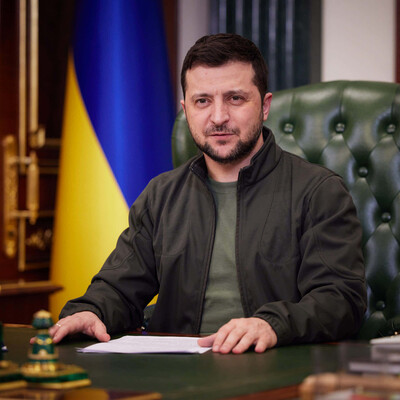
#> input picture Effects-Raster-Processing/person.jpg, 400 x 400 px
$ python main.py
#> lines starting #> are read from the running program, lines starting #| are printed output that depends on the picture
#> in main, image is the input picture: PIL image 400x400 RGB; mean R, G, B 81, 66.5, 61.6
from PIL import Image, ImageEnhance
import numpy as np
import os

def adjust_brightness(image, factor):
    # Змінює яскравість зображення на заданий коефіцієнт
#> called with factor = 1.5
    enhancer = ImageEnhance.Brightness(image)
    return enhancer.enhance(factor)
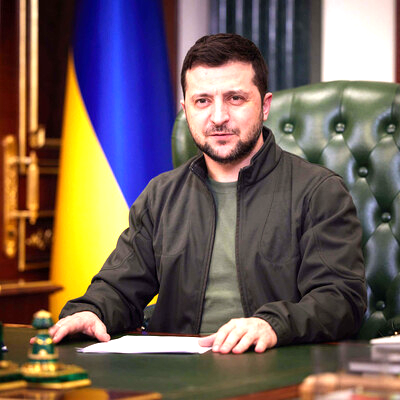
#> returned value: PIL image 400x400 RGB; mean R, G, B 113.3, 97.2, 90.6


def convert_to_grayscale(image):
    # Перетворює зображення в градації сірого
    return image.convert("L")
#> returned value: PIL image 400x400 L


def create_negative(image):
    # Створює негатив зображення, інвертуючи кольори
    return Image.eval(image, lambda p: 255 - p)
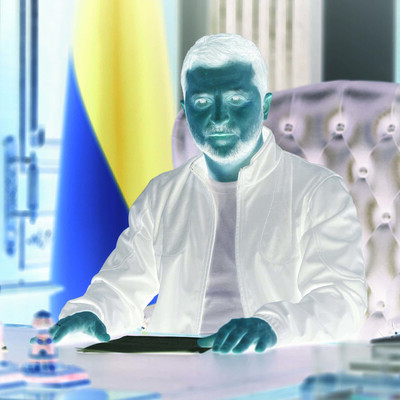
#> returned value: PIL image 400x400 RGB; mean R, G, B 174, 188.5, 193.4


def apply_sepia(image):
    # Застосовує сепійний фільтр до зображення, щоб надати йому теплі відтінки
    sepia_filter = np.array([[0.393, 0.769, 0.189],
                             [0.349, 0.686, 0.168],
                             [0.272, 0.534, 0.131]])
    img_array = np.array(image)
    sepia_image = np.dot(img_array[..., :3], sepia_filter.T)  # Використовує матричне множення для зміни кольору
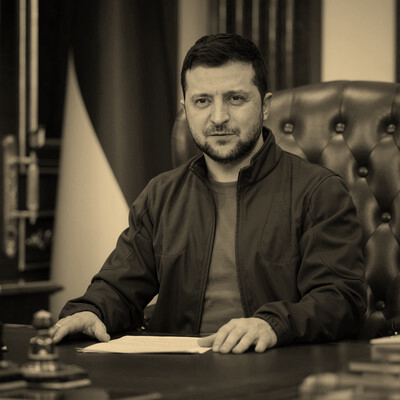
#> sepia_image: shape (400, 400, 3) float64; mean R, G, B 94.6, 84.2, 65.6; drawn with min black and max white
    sepia_image = np.clip(sepia_image, 0, 255).astype(np.uint8)  # Обмежує значення кольорів в діапазоні [0, 255]
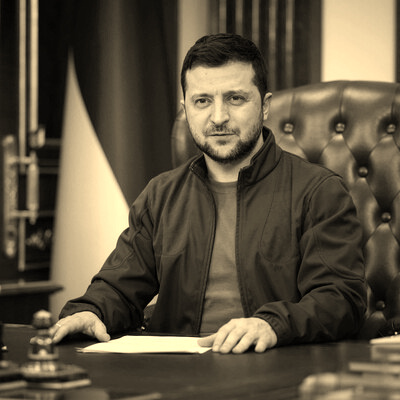
#> sepia_image: shape (400, 400, 3); mean R, G, B 93.5, 83.7, 65.1
    return Image.fromarray(sepia_image)


def gradient_effect(image, direction='diagonal'):
    # Застосовує градієнтний ефект до зображення в залежності від напрямку
#> called with direction = 'diagonal'
    width, height = image.size
#> width = 400; height = 400
    img_array = np.array(image)

    if direction == 'diagonal':
        # Застосування діагонального градієнта
        for i in range(width):
            for j in range(height):
                img_array[j, i] = img_array[j, i] * (i / width)  # Змінює яскравість в залежності від позиції по осі X
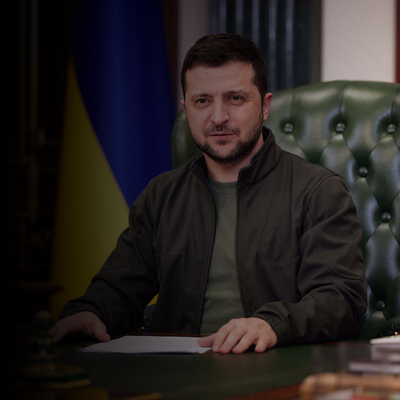
#> img_array: shape (400, 400, 3); mean R, G, B 39.2, 34.3, 33.5

    elif direction == 'from_center':
        # Градієнт від центру зображення
        center_x, center_y = width // 2, height // 2
        for i in range(width):
            for j in range(height):
                distance = np.sqrt((i - center_x) ** 2 + (j - center_y) ** 2)  # Відстань до центру
                factor = 1 - min(distance / (width // 2), 1)  # Визначення коефіцієнта на основі відстані
                img_array[j, i] = img_array[j, i] * factor  # Зменшення яскравості

    elif direction == 'to_center':
        # Градієнт до центру зображення
        center_x, center_y = width // 2, height // 2
        for i in range(width):
            for j in range(height):
                distance = np.sqrt((i - center_x) ** 2 + (j - center_y) ** 2)  # Відстань до центру
                factor = min(distance / (width // 2), 1)  # Визначення коефіцієнта на основі відстані
                img_array[j, i] = img_array[j, i] * (1 - factor)  # Збільшення яскравості

    return Image.fromarray(img_array)  # Повертає оброблене зображення


def save_image(image, filename):
    """Зберігає зображення в заданий файл."""
    image.save(filename)
    print(f"Зображення збережено: {filename}")  # Підтвердження про збереження


def main():
    # Завантажує зображення з диска
    image_path = 'person.jpg'
    sepia_image = 0  # Ініціалізація змінної для зображення в сепії

    if not os.path.isfile(image_path):
        print(f"Файл '{image_path}' не знайдено.")  # Перевірка наявності файлу
        return

    try:
        image = Image.open(image_path)  # Відкриття зображення
    except Exception as e:
        print(f"Помилка при відкритті зображення: {e}")  # Обробка помилки при відкритті
        return

    # Зміна яскравості
    try:
        bright_image = adjust_brightness(image, 1.5)  # Збільшення яскравості
        save_image(bright_image, 'bright_person.jpg')  # Збереження обробленого зображення
    except Exception as e:
        print(f"Помилка при зміні яскравості: {e}")  # Обробка помилки

    # Конвертація в градації сірого
    try:
        gray_image = convert_to_grayscale(image)  # Перетворення в сірі відтінки
        save_image(gray_image, 'gray_person.jpg')  # Збереження
    except Exception as e:
        print(f"Помилка при конвертації в градації сірого: {e}")  # Обробка помилки

    # Створення негативу
    try:
        negative_image = create_negative(image)  # Створення негативного зображення
        save_image(negative_image, 'negative_person.jpg')  # Збереження
    except Exception as e:
        print(f"Помилка при створенні негативу: {e}")  # Обробка помилки

    # Застосування сепії
    try:
        sepia_image = apply_sepia(image)  # Застосування сепійного фільтру
        save_image(sepia_image, 'sepia_person.jpg')  # Збереження
    except Exception as e:
        print(f"Помилка при застосуванні сепії: {e}")  # Обробка помилки

    # Застосування ефекту градієнта
    try:
        gradient_image_diagonal = gradient_effect(image, 'diagonal')  # Діагональний градієнт
        save_image(gradient_image_diagonal, 'gradient_diagonal_person.jpg')  # Збереження

        gradient_image_from_center = gradient_effect(image, 'from_center')  # Градієнт від центру
        save_image(gradient_image_from_center, 'gradient_from_center_person.jpg')  # Збереження

        gradient_image_to_center = gradient_effect(image, 'to_center')  # Градієнт до центру
        save_image(gradient_image_to_center, 'gradient_to_center_person.jpg')  # Збереження
    except Exception as e:
        print(f"Помилка при застосуванні градієнтного ефекту: {e}")  # Обробка помилки

    # Застосування градієнтного ефекту до сепії
    try:
        gradient_sepia_image_image_diagonal = gradient_effect(sepia_image, 'diagonal')  # Діагональний градієнт до сепії
#> call 4 of gradient_effect, with direction = 'diagonal'
#> after the loop in gradient_effect (call 4), `for i in range(width):`:
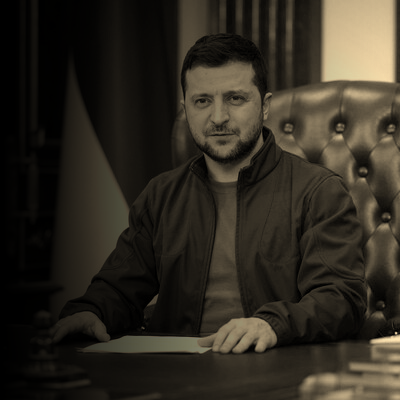
#> img_array: shape (400, 400, 3); mean R, G, B 47.8, 42.7, 33.1
        save_image(gradient_sepia_image_image_diagonal, 'sepia_gradient_diagonal_person.jpg')  # Збереження

        gradient_sepia_image_from_center = gradient_effect(sepia_image, 'from_center')  # Градієнт від центру до сепії
#> after the loop in gradient_effect (call 5), `for i in range(width):`:
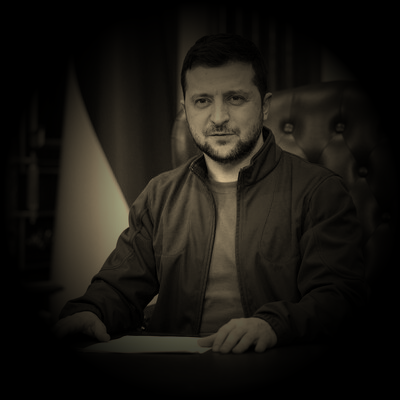
#> img_array: shape (400, 400, 3); mean R, G, B 24.9, 22.3, 17.2
        save_image(gradient_sepia_image_from_center, 'sepia_gradient_from_center_person.jpg')  # Збереження

        gradient_sepia_image_to_center = gradient_effect(sepia_image, 'to_center')  # Градієнт до центру до сепії
        save_image(gradient_sepia_image_to_center, 'sepia_gradient_to_center_person.jpg')  # Збереження
    except Exception as e:
        print(f"Помилка при застосуванні градієнтного ефекту до сепії: {e}")  # Обробка помилки


if __name__ == "__main__":
    main()  # Запуск основної програми
